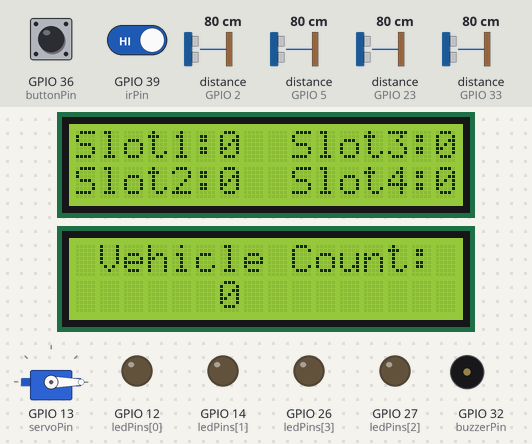
The sketch below on a simulated ESP32. Shown: 2 × 16×2 character LCD, servo, output pins drawn as LEDs (lit = HIGH), buzzer (waves = sounding, pin HIGH). Wiring (inferred from the names in the program): 4 × ultrasonic range finder: trigger GPIO 4, echo GPIO 2 / trigger GPIO 15, echo GPIO 23 / trigger GPIO 18, echo GPIO 5 / trigger GPIO 25, echo GPIO 33. Inputs (shaded band) come from the test bench; at power-on: distance to the obstacle (sensors on GPIO 2, GPIO 5, GPIO 23, GPIO 33) 80 cm, GPIO 36 (buttonPin) LOW, GPIO 39 (irPin) HIGH. The echo pulse lasts 58.3 µs per cm; WiFi joins after 1.5 s; servers stay silent unless stated; the local clock reads 2024-03-15 10:24:30 at power-on unless the sketch sets it; pins used as bus, display or sensor lines are not drawn; what the sketch prints to the serial monitor is not drawn.

Above: at 3.1 s.
3.2 s: distance to the obstacle (sensor on GPIO 2) set to 12 cm
5.4 s: distance to the obstacle (sensor on GPIO 2) set to 9 cm
At 6.9 s:
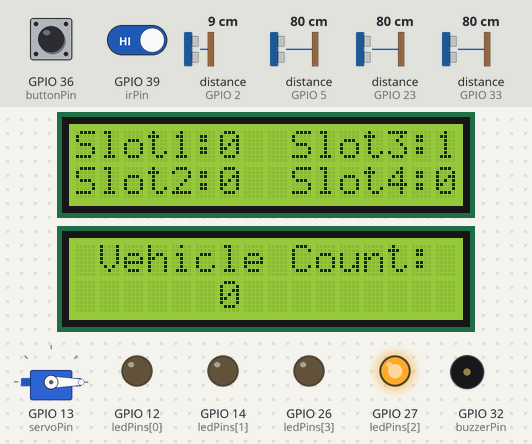
7.9 s: distance to the obstacle (sensor on GPIO 5) set to 12 cm
9.9 s: distance to the obstacle (sensor on GPIO 5) set to 9 cm
At 11.5 s:
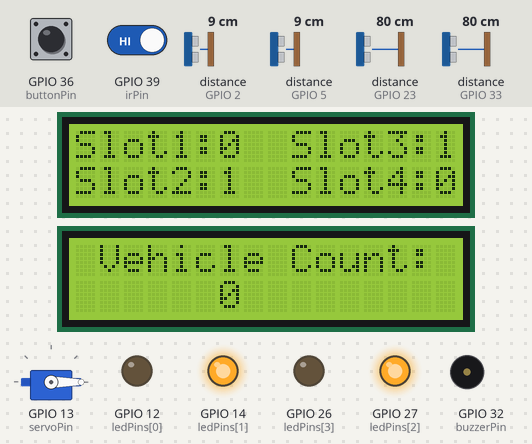
12.4 s: distance to the obstacle (sensor on GPIO 23) set to 12 cm
14.3 s: distance to the obstacle (sensor on GPIO 23) set to 9 cm
At 16.7 s:
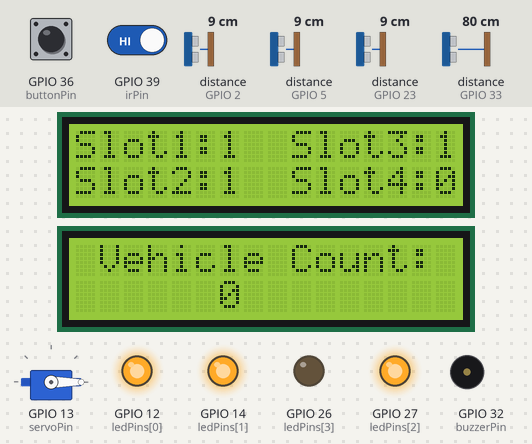
Timing chart, 0 to 17.9 s (numbered marks = the images above; inputs shaded):
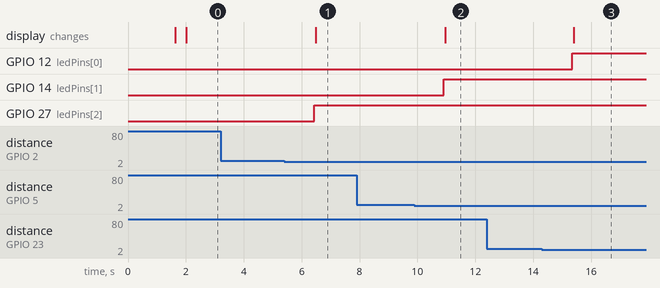

The sketch:

Code_Smart_Parking_System.ino
```cpp
#include <FirebaseESP32.h>
#include  <WiFi.h>
#include <Wire.h>
#include <LiquidCrystal_I2C.h>
#include <ESP32Servo.h>

#include "RTClib.h"

RTC_DS3231 rtc;


#define FIREBASE_HOST "smart-parking-system-acf8a-default-rtdb.firebaseio.com/"
#define WIFI_SSID "iPhone"
#define WIFI_PASSWORD "12345678"
#define FIREBASE_Authorization_key "um1a4J0tPZjOCsS7TUviCyjDwxwxhBmuoFhHnhOw"

FirebaseData firebaseData;
FirebaseJson json;

unsigned long previousMillis = 0;
const long interval = 200;

Servo myservo;

bool servoClosed = false;
bool servoJustOpened = false;

LiquidCrystal_I2C lcd1(0x27, 16, 2);
LiquidCrystal_I2C lcd2(0x68, 16, 2);

const int ledPins[] = {12, 14, 27, 26};
const int numLeds = sizeof(ledPins) / sizeof(ledPins[0]);

const int trigPin1 = 15;
const int echoPin1 = 23;
const int trigPin2 = 18;
const int echoPin2 = 5;
const int trigPin3 = 4;
const int echoPin3 = 2;
const int trigPin4 = 25;
const int echoPin4 = 33;

int threshold = 10;
int openAngle = 0;
int closeAngle = 90;
int pos;

bool slot1;
bool slot2;
bool slot3;
bool slot4;

bool gate;

int buzzerPin = 32;
bool buzzerRinging = false;

int servoPin = 13;


int i = 0;
int count;
int buttonPin = 36;
int irPin =  39;

int buttonState ;
boolean irState = HIGH;

void setup() {
  Serial.begin(9600);

  WiFi.begin (WIFI_SSID, WIFI_PASSWORD);
  Serial.print("Connecting...");
  while (WiFi.status() != WL_CONNECTED)
  {
    Serial.print(".");
    delay(300);
  }
  Serial.println();
  Serial.print("IP Address: ");
  Serial.println(WiFi.localIP());
  Serial.println();
  Firebase.begin(FIREBASE_HOST, FIREBASE_Authorization_key);

  lcd1.init();
  lcd1.backlight();

  lcd2.init();
  lcd2.backlight();

  for (int i = 0; i < numLeds; i++) {
    pinMode(ledPins[i], OUTPUT);
  }

  pinMode(trigPin1, OUTPUT);
  pinMode(echoPin1, INPUT);
  pinMode(trigPin2, OUTPUT);
  pinMode(echoPin2, INPUT);
  pinMode(trigPin3, OUTPUT);
  pinMode(echoPin3, INPUT);
  pinMode(trigPin4, OUTPUT);
  pinMode(echoPin4, INPUT);

  pinMode(buzzerPin, OUTPUT);


  ESP32PWM::allocateTimer(0);
  ESP32PWM::allocateTimer(1);
  ESP32PWM::allocateTimer(2);
  ESP32PWM::allocateTimer(3);
  myservo.setPeriodHertz(50);
  myservo.attach(servoPin, 500, 2400);
  myservo.write(openAngle);
  delay(300);

  if (! rtc.begin()) {
    Serial.println("Couldn't find RTC");
    Serial.flush();
    while (1) delay(10);
  }
  pinMode(buttonPin, INPUT);
  pinMode(irPin,  INPUT);


}

long getDistance(int trigPin, int echoPin) {
  digitalWrite(trigPin, LOW);
  delayMicroseconds(2);

  digitalWrite(trigPin, HIGH);
  delayMicroseconds(10);
  digitalWrite(trigPin, LOW);

  long duration = pulseIn(echoPin, HIGH);
  return duration * 0.034 / 2;
}

void loop() {

  unsigned long currentMillis = millis();

  long distance1 = getDistance(trigPin1, echoPin1);
  long distance2 = getDistance(trigPin2, echoPin2);
  long distance3 = getDistance(trigPin3, echoPin3);
  long distance4 = getDistance(trigPin4, echoPin4);


  DateTime now = rtc.now();


  count = now.second();


  if ( (distance1 > threshold) && (distance2 > threshold) && (distance3 > threshold) && (distance4 > threshold) ) {
    slot1 = 0;
    slot2 = 0;
    slot3 = 0;
    slot4 = 0;

    gate = 0;
  }

  if ( (distance1 < threshold) && (distance2 > threshold) && (distance3 > threshold) && (distance4 > threshold) ) {
    slot1 = 1;
    slot2 = 0;
    slot3 = 0;
    slot4 = 0;

    gate = 0;
  }

  if ( (distance1 > threshold) && (distance2 < threshold) && (distance3 > threshold) && (distance4 > threshold) ) {
    slot1 = 0;
    slot2 = 1;
    slot3 = 0;
    slot4 = 0;

    gate = 0;
  }

  if ( (distance1 > threshold) && (distance2 > threshold) && (distance3 < threshold) && (distance4 > threshold) ) {
    slot1 = 0;
    slot2 = 0;
    slot3 = 1;
    slot4 = 0;

    gate = 0;
  }

  if ( (distance1 > threshold) && (distance2 > threshold) && (distance3 > threshold) && (distance4 < threshold) ) {
    slot1 = 0;
    slot2 = 0;
    slot3 = 0;
    slot4 = 1;

    gate = 0;
  }

  if ( (distance1 < threshold) && (distance2 < threshold) && (distance3 < threshold) && (distance4 < threshold) ) {
    slot1 = 1;
    slot2 = 1;
    slot3 = 1;
    slot4 = 1;


    gate = 1;
  }

  if ( (distance1 < threshold) && (distance2 < threshold) && (distance3 > threshold) && (distance4 > threshold) ) {
    slot1 = 1;
    slot2 = 1;
    slot3 = 0;
    slot4 = 0;

    gate = 0;
  }

  if ( (distance1 > threshold) && (distance2 < threshold) && (distance3 < threshold) && (distance4 > threshold) ) {
    slot1 = 0;
    slot2 = 1;
    slot3 = 1;
    slot4 = 0;

    gate = 0;
  }

  if ( (distance1 > threshold) && (distance2 > threshold) && (distance3 < threshold) && (distance4 < threshold) ) {
    slot1 = 0;
    slot2 = 0;
    slot3 = 1;
    slot4 = 1;

    gate = 0;
  }

  if ( (distance1 < threshold) && (distance2 > threshold) && (distance3 < threshold) && (distance4 > threshold) ) {
    slot1 = 1;
    slot2 = 0;
    slot3 = 1;
    slot4 = 0;

    gate = 0;
  }

  if ( (distance1 < threshold) && (distance2 > threshold) && (distance3 > threshold) && (distance4 < threshold) ) {
    slot1 = 1;
    slot2 = 0;
    slot3 = 0;
    slot4 = 1;

    gate = 0;
  }

  if ( (distance1 > threshold) && (distance2 < threshold) && (distance3 > threshold) && (distance4 < threshold) ) {
    slot1 = 0;
    slot2 = 1;
    slot3 = 0;
    slot4 = 1;

    gate = 0;
  }

  if ( (distance1 > threshold) && (distance2 < threshold) && (distance3 < threshold) && (distance4 < threshold) ) {
    slot1 = 0;
    slot2 = 1;
    slot3 = 1;
    slot4 = 1;

    gate = 0;
  }

  if ( (distance1 < threshold) && (distance2 > threshold) && (distance3 < threshold) && (distance4 < threshold) ) {
    slot1 = 1;
    slot2 = 0;
    slot3 = 1;
    slot4 = 1;

    gate = 0;
  }

  if ( (distance1 < threshold) && (distance2 < threshold) && (distance3 < threshold) && (distance4 > threshold) ) {
    slot1 = 1;
    slot2 = 1;
    slot3 = 1;
    slot4 = 0;

    gate = 0;
  }

  if ( (distance1 < threshold) && (distance2 < threshold) && (distance3 > threshold) && (distance4 < threshold) ) {
    slot1 = 1;
    slot2 = 1;
    slot3 = 0;
    slot4 = 1;

    gate = 0;
  }

  if (gate == 0) {
    if (buzzerRinging) {
      noTone(buzzerPin);
      buzzerRinging = false;
    }

    if (servoClosed) {
      myservo.write(openAngle);
      servoClosed = false;
    }
  } else {
    if (!buzzerRinging) {
      for (int i = 1; i <= 3; i++) {
        tone(buzzerPin, 900);
        delay(100);
        noTone(buzzerPin);
        delay(100);
      }
      buzzerRinging = true;
    }

    if (!servoClosed) {
      myservo.write(closeAngle);
      servoClosed = true;
    }
  }


  digitalWrite(ledPins[0], slot1);
  digitalWrite(ledPins[1], slot2);
  digitalWrite(ledPins[2], slot3);
  digitalWrite(ledPins[3], slot4);


  Serial.print("Slot 1 : ");
  Serial.print(slot1);
  Serial.print("\t");

  Serial.print("Slot 2: ");
  Serial.print(slot2);
  Serial.print("\t");

  Serial.print("Slot 3: ");
  Serial.print(slot3);
  Serial.print("\t");

  Serial.print("Slot 4: ");
  Serial.print(slot4);
  Serial.print("\t");

  Serial.print("Seconds : ");
  Serial.print(count);
  Serial.print("\t");
  Serial.print("Vehicle Count: ");
  Serial.println(i);

  buttonState = digitalRead(buttonPin);
  if ( buttonState == 1) {

    if (count == 0) {
      i = 0;
    }

    else {

      if (debounceButton(irState) == LOW && irState == HIGH)
      {
        i++;
        irState = LOW;
      }
      else if (debounceButton(irState) == HIGH && irState == LOW)
      {
        irState = HIGH;
      }

    }

    lcd1.setCursor(0, 0);
    lcd1.print("Slot1:");
    lcd1.print(slot1);

    lcd1.setCursor(0, 1);
    lcd1.print("Slot2:");
    lcd1.print(slot2);

    lcd1.setCursor(9, 0);
    lcd1.print("Slot3:");
    lcd1.print(slot3);

    lcd1.setCursor(9, 1);
    lcd1.print("Slot4:");
    lcd1.print(slot4);

    lcd2.setCursor(1, 0);
    lcd2.print("Vehicle Count:");
    lcd2.setCursor(6, 1);
    lcd2.print(i);

  }

  else {

    if (count == 0) {
      i = 0;
    }

    else {

      if (debounceButton(irState) == LOW && irState == HIGH)
      {
        i++;
        irState = LOW;
      }
      else if (debounceButton(irState) == HIGH && irState == LOW)
      {
        irState = HIGH;
      }

    }

    lcd1.setCursor(0, 0);
    lcd1.print("Slot1:");
    lcd1.print(slot1);

    lcd1.setCursor(0, 1);
    lcd1.print("Slot2:");
    lcd1.print(slot2);

    lcd1.setCursor(9, 0);
    lcd1.print("Slot3:");
    lcd1.print(slot3);

    lcd1.setCursor(9, 1);
    lcd1.print("Slot4:");
    lcd1.print(slot4);

    lcd2.setCursor(1, 0);
    lcd2.print("Vehicle Count:");
    lcd2.setCursor(6, 1);
    lcd2.print(i);

    if (currentMillis - previousMillis >= interval) {
      previousMillis = currentMillis;

            Firebase.setFloat(firebaseData, "/Parking_Slots/Slot_01", slot1);
            Firebase.setFloat(firebaseData, "/Parking_Slots/Slot_02", slot2);
            Firebase.setFloat(firebaseData, "/Parking_Slots/Slot_03", slot3);
            Firebase.setFloat(firebaseData, "/Parking_Slots/Slot_04", slot4);

            Firebase.setFloat(firebaseData, "/Gate_Status/Gate_01", gate);
            Firebase.setFloat(firebaseData, "/Gate_Status/Gate_02", gate);

             Firebase.setFloat(firebaseData, "/Vehicle_Count/Count", i);


    }
  }

}

boolean debounceButton(boolean state)
{
  boolean stateNow = digitalRead(irPin);
  if (state != stateNow)
  {
    delay(10);
    stateNow = digitalRead(irPin);
  }
  return stateNow;

}
```

Measured:
- the behaviour switches between 11 and 10 cm on distance to the obstacle (sensor on GPIO 2) (found by bisection; images 0 and 1)
- the behaviour switches between 11 and 10 cm on distance to the obstacle (sensor on GPIO 5) (found by bisection; images 1 and 2)
- the behaviour switches between 11 and 10 cm on distance to the obstacle (sensor on GPIO 23) (found by bisection; images 2 and 3)
- after the input at 3.2 s, every drawn part: stays the same
- after the input at 5.4 s, GPIO 27 (ledPins[2]): LOW → HIGH after 1.0 s; the display: changes after 1.1 s (image 1)
- after the input at 7.9 s, every drawn part: stays the same
- after the input at 9.9 s, GPIO 14 (ledPins[1]): LOW → HIGH after 1.0 s; the display: changes after 1.1 s (image 2)
- after the input at 12.4 s, every drawn part: stays the same
- after the input at 14.3 s, GPIO 12 (ledPins[0]): LOW → HIGH after 1.1 s; the display: changes after 1.1 s (image 3)
